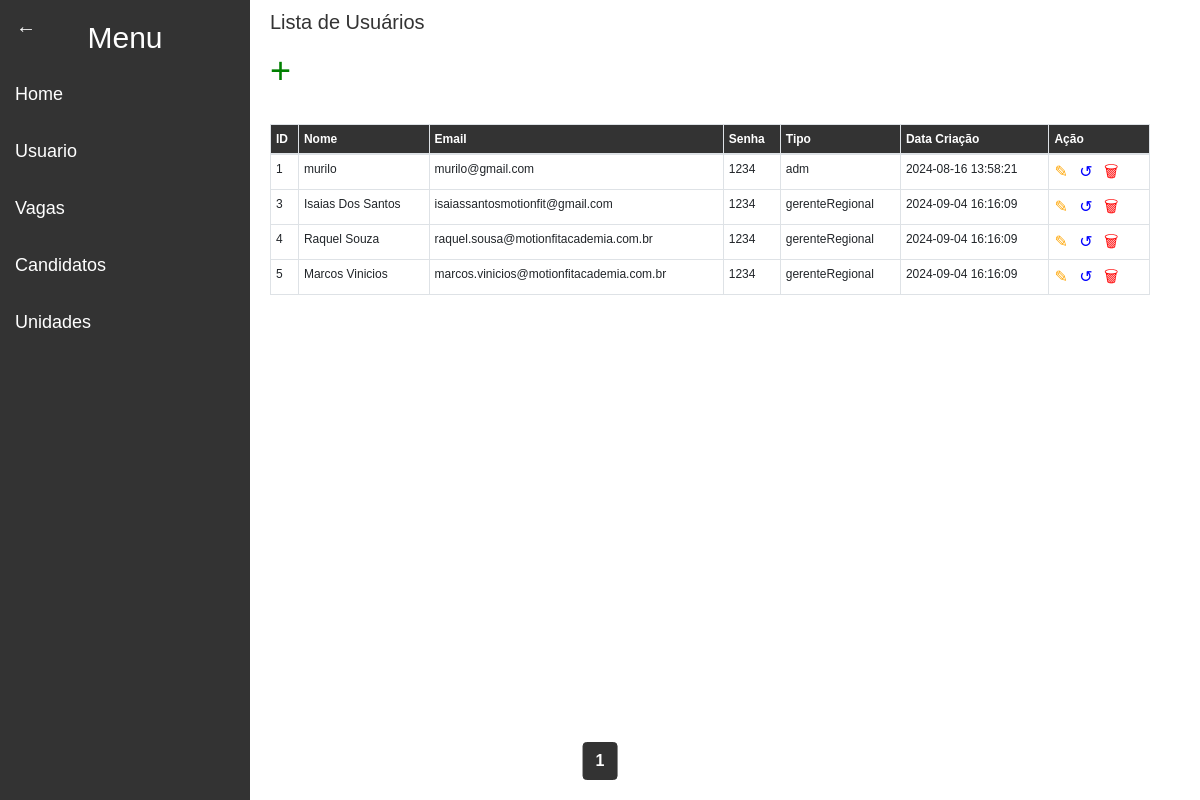
/pages/adm/Usuario/index.php, run on the app's committed database.
### tables this page shows
CREATE TABLE `tbusuario` (
  `idUsuario` int(11) NOT NULL,
  `nome` varchar(100) NOT NULL,
  `email` varchar(100) NOT NULL,
  `senha` varchar(255) NOT NULL,
  `tipoUsuario` enum('gerenteRegional','gerente','recrutamento','selecao','dpPessoal','adm') NOT NULL,
  `data_criacao` timestamp NOT NULL DEFAULT current_timestamp()
);

### pages/adm/Usuario/index.php (the view, shortened to what this page needs)
<!DOCTYPE html>
<html lang="pt-BR">
<head>
    <link rel="stylesheet" href="https://stackpath.bootstrapcdn.com/bootstrap/4.5.2/css/bootstrap.min.css">
    <link rel="stylesheet" href="../../../css/admStyle.css">
</head>
<body>
    <?php include '../../../components/admSidebar.php'; ?>
    <div class="content container">
        <h1>Lista de Usuários</h1>
        <div class="mb-3">
            <span class='crud-icons create' title='Criar Novo' data-toggle="modal" data-target="#modalCreate">&#43;</span>
        </div>
        <div class="table-responsive">
            <table class="table table-bordered table-hover">
                <thead class="thead">
                    <tr>
                        <th>ID</th>
                        <th>Nome</th>
                        <th>Email</th>
                        <th>Senha</th>
                        <th>Tipo</th>
                        <th>Data Criação</th>
                        <th>Ação</th>
                    </tr>
                </thead>
                <tbody>
                    <?php
                    $servername = "50.116.86.123";
                    $username = "motionfi_contato
";
                    $password = "68141096@Total";
                    $dbname = "motionfi_bdmotion";
                    $conn = new mysqli($servername, $username, $password, $dbname);
                    $itensPorPagina = 10;
                    $pagina = isset($_GET['pagina']) ? (int)$_GET['pagina'] : 1;
                    $offset = ($pagina - 1) * $itensPorPagina;
                    $sqlTotal = "SELECT COUNT(*) AS total FROM tbUsuario";
                    $resultTotal = $conn->query($sqlTotal);
                    $rowTotal = $resultTotal->fetch_assoc();
                    $totalUsuarios = $rowTotal['total'];
                    $totalPaginas = ceil($totalUsuarios / $itensPorPagina);
                    $sql = "SELECT idUsuario, nome, email, senha, tipoUsuario, data_criacao FROM tbUsuario LIMIT $itensPorPagina OFFSET $offset";
                    $result = $conn->query($sql);
                    if ($result->num_rows > 0) {
                        while ($row = $result->fetch_assoc()) {
                            echo "<tr>";
                            echo "<td>" . $row["idUsuario"] . "</td>";
                            echo "<td>" . htmlspecialchars($row["nome"], ENT_QUOTES, 'UTF-8') . "</td>";
                            echo "<td>" . htmlspecialchars($row["email"], ENT_QUOTES, 'UTF-8') . "</td>";
                            echo "<td>" . htmlspecialchars($row["senha"], ENT_QUOTES, 'UTF-8') . "</td>";
                            echo "<td>" . htmlspecialchars($row["tipoUsuario"], ENT_QUOTES, 'UTF-8') . "</td>";
                            echo "<td>" . htmlspecialchars($row["data_criacao"], ENT_QUOTES, 'UTF-8') . "</td>";
                            echo "<td>
                                    <span class='crud-icons update' title='Atualizar' data-toggle='modal' data-target='#modalUpdate' data-id='" . $row["idUsuario"] . "'>&#9998;</span>
                                    <span class='crud-icons restore' title='Restaurar' data-toggle='modal' data-target='#modalRestore' data-id='" . $row["idUsuario"] . "'>&#8634;</span>
                                    <span class='crud-icons delete' title='Deletar' data-toggle='modal' data-target='#modalDelete' data-id='" . $row["idUsuario"] . "'>&#128465;</span>
                                  </td>";
                            echo "</tr>";
                        }
                    } else {
                        echo "<tr><td colspan='7' class='text-center'>Nenhum usuário encontrado.</td></tr>";
                    }
                    ?>
                </tbody>
            </table>
        </div>
        <div class="pagination">
            <?php
            for ($i = 1; $i <= $totalPaginas; $i++) {
                if ($i == $pagina) {
                    echo "<strong>$i</strong>";
                } else {
                    echo "<a href='?pagina=$i'>$i</a>";
                }
            }
            ?>
        </div>
    </div>
</body>
</html>

### css/admStyle.css (style rules this page uses)
body { margin: 0; font-family: Arial, sans-serif; }
.content { margin-left: 260px; padding: 10px; width: 75%; }
h1 { color: #333; font-size: 20px; margin-bottom: 10px; }
table { width: 100%; border-collapse: collapse; margin-top: 10px; overflow-x: auto; }
table, th, td { border: 1px solid #ddd; }
th, td { padding: 6px; text-align: left; font-size: 12px; }
th { background-color: #333; color: white; }
.crud-icons { font-size: 14px; margin-right: 6px; cursor: pointer; }
.create { color: green; }
.update { color: orange; }
.restore { color: blue; }
.delete { color: red; }
.pagination { position: fixed; bottom: 20px; left: 50%; transform: translateX(-50%); text-align: center; z-index: 1000; }
.pagination a, .pagination strong { display: inline-block; padding: 6px 12px; margin: 0 2px; text-decoration: none; color: #333; border: 1px solid #ddd; border-radius: 4px; }
.pagination strong { background-color: #333; color: #fff; border-color: #333; }

### pages/adm/Usuario/index.php (style rules this page uses)
.crud-icons { font-size: 16px; margin-right: 8px; cursor: pointer; color: #333; }
.create { font-size: 36px; color: green; }
.update { color: orange; }
.restore { color: blue; }
.delete { color: red; }
.table td, .table th { padding:5px }

### data on the page
tbusuario: idUsuario "1", nome "murilo", email "murilo@gmail.com", senha "1234", tipoUsuario "adm", data_criacao "2024-08-16 13:58:21"
tbusuario: idUsuario "3", nome "Isaias Dos Santos", email "isaiassantosmotionfit@gmail.com", senha "1234", tipoUsuario "gerenteRegional", data_criacao "2024-09-04 16:16:09"
tbusuario: idUsuario "4", nome "Raquel Souza", email "raquel.sousa@motionfitacademia.com.br", senha "1234", tipoUsuario "gerenteRegional", data_criacao "2024-09-04 16:16:09"
tbusuario: idUsuario "5", nome "Marcos Vinicios", email "marcos.vinicios@motionfitacademia.com.br", senha "1234", tipoUsuario "gerenteRegional", data_criacao "2024-09-04 16:16:09"
